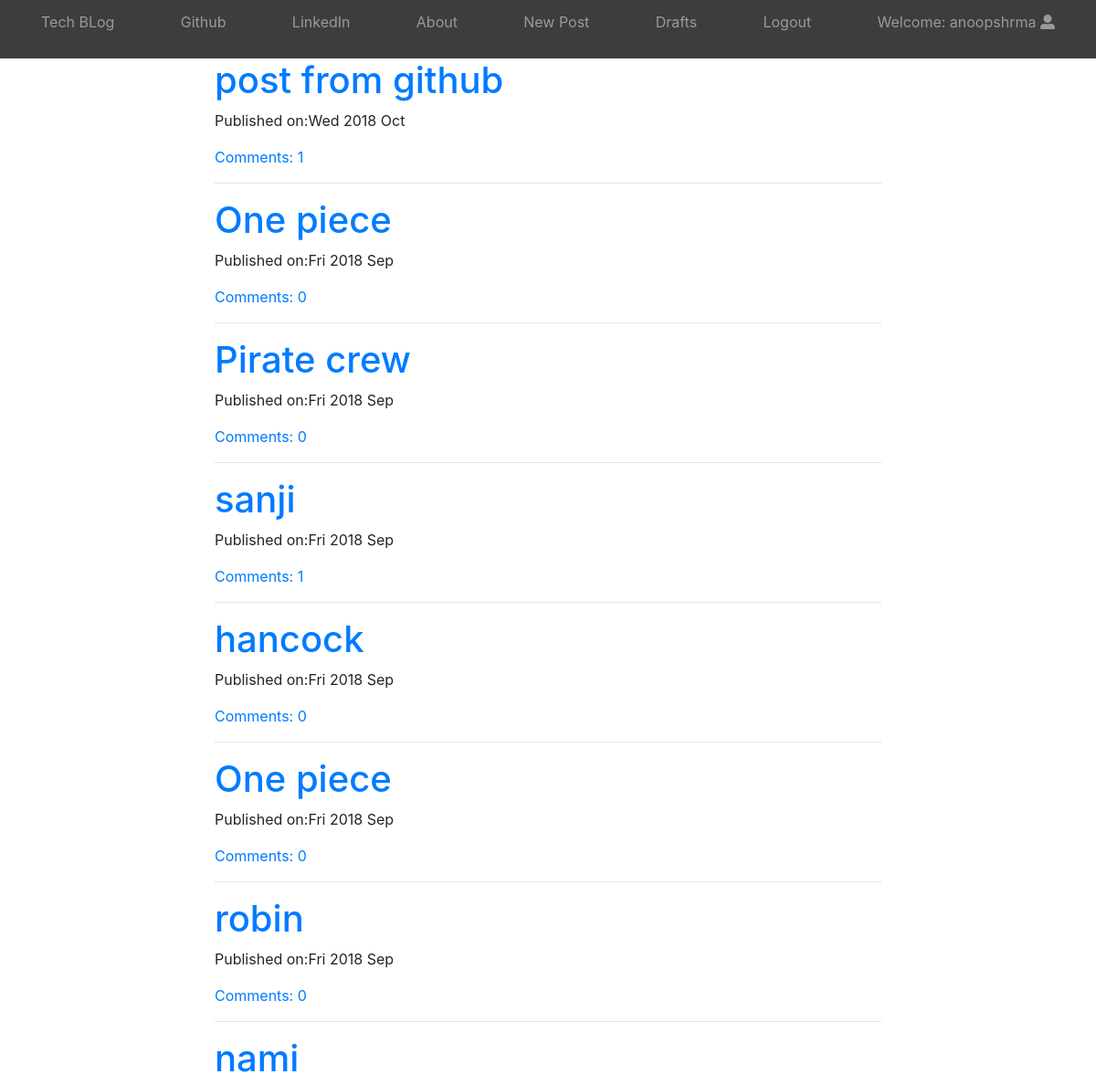
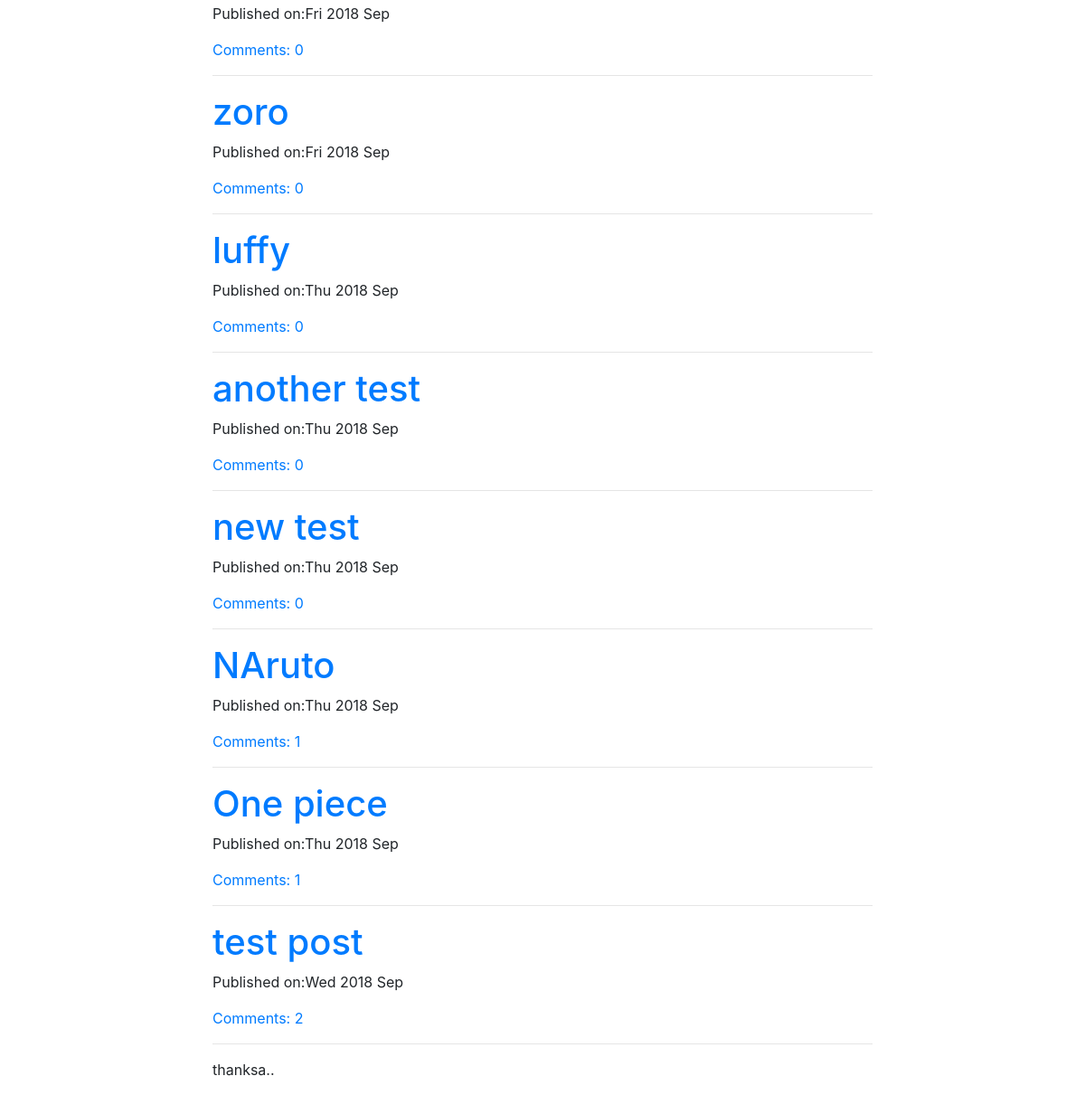
The page / (signed in) on the database its author committed (2 pictures, top to bottom).
### blog/models.py (models this page shows, shortened)
class Post(models.Model):
    author=models.ForeignKey('auth.User')
    title=models.CharField(max_length=200)
    text=models.TextField()
    upload_image=models.ImageField(upload_to='post_pics',blank=True,null=True)
    create_date=models.DateTimeField(default=timezone.now)
    published_date=models.DateTimeField(blank=True,null=True)
    objects=models.Manager()
    def approve_comments(self):
        return self.comments.filter(approved_comment=True)

### blog/views.py (the view)
# urls.py: url(r'^$',views.PostList.as_view(),name='post_list'),
class PostList(LoginRequiredMixin,ListView):
    model=Post
    def get_queryset(self):
        return Post.objects.filter(published_date__lte=timezone.now()).order_by('-published_date')

### blog/templates/blog/post_list.html (shortened to what this page needs)
{%extends 'blog/base.html'%}
{%block body_block%}
<div class="centerstage">
    {%for post in post_list%}
    <div class="postt">
        <h1><a href="{%url 'blog:post_detail' pk=post.pk%}" class='loader'>{{post.title}}</a></h1>
        <div class="date">
            <p>Published on:{{post.published_date|date:'D Y M'}}</p>
        </div>
        <a href="{%url 'blog:post_detail' pk=post.pk%}">Comments: {{post.approve_comments.count}}        </a>
        <hr>
    </div>
    {%endfor%}
</div>
<p>thanksa..</p>
{%endblock%}

### blog/templates/blog/base.html (shortened to what this page needs)
<!DOCTYPE html>
{%load static%}
{%load humanize%}
<html lang="en">
<head>
    <link rel="stylesheet" href="https://stackpath.bootstrapcdn.com/bootstrap/4.1.3/css/bootstrap.min.css">
    <link rel="stylesheet" href="//cdn.jsdelivr.net/npm/medium-editor@latest/dist/css/medium-editor.min.css" type="text/css" media="screen" charset="utf-8">
     <link rel="stylesheet" href="{%static 'css/blog.css'%}">
    <link rel="stylesheet" href="https://use.fontawesome.com/releases/v5.3.1/css/all.css">
</head>
<body >
    <nav class="site-header sticky-top py-1">
        <div class="container d-flex flex-column flex-md-row justify-content-between">
          <a class="py-2" href="{%url 'blog:post_list' %}">
            Tech BLog
          </a>
          <a class="py-2 d-none d-md-inline-block" href="www.github.com">Github</a>
          <a class="py-2 d-none d-md-inline-block" href="www.linkedin.com">LinkedIn</a>
          <a class="py-2 d-none d-md-inline-block" href="{%url 'blog:about'%}">About</a>
          {%if user.is_authenticated%}
          <a class="py-2 d-none d-md-inline-block" href="{%url 'blog:post_new'%}"> New Post </a>
          <a class="py-2 d-none d-md-inline-block" href="{%url 'blog:post_draft'%}"> Drafts </a>
          <a class="py-2 d-none d-md-inline-block" href="{%url 'logout'%}">Logout</a>
          <p class='user-header py-2 d-none d-md-inline-block'>Welcome: {{user.username}} <i class='fas fa-user-alt'></i></p>
          {%else%}
          <a class='nav navbar-right py-2 d-none d-md-inline-block' href="{%url 'login' %}"><i class='fas fa-user-alt'></i></a>
          {%endif%}
        </div>
      </nav>
  <div class="container content">
    <div class="row">
      <div class="col-md-2"></div>
      <div class="col-md-8">
        <div class="blog_posts">
            {%block body_block%}
            {%endblock%}
        </div>
      </div>
      <div class="col-md-2"></div>
    </div>
  </div>
</body>
</html>

### blog/static/css/blog.css (style rules this page uses)
.site-header { background-color: rgba(0, 0, 0, .76); -webkit-backdrop-filter: saturate(180%) blur(20px); backdrop-filter: saturate(180%) blur(20px); }
.site-header a { color: #999; transition: ease-in-out color .15s; }
.user-header { color: #999; transition: ease-in-out color .15s; }
.centerstage { margin-right: auto; margin-left:auto; }
.loader { filter:hue-rotate(0deg); color:linear-gradient(45deg,#0f8,#08f); animation:hue 10000ms infinite linear; }

### rows shown on the page
Post: title "post from github", published_date "Wed 2018 Oct", approve_comments.count "1"
Post: title "One piece", published_date "Fri 2018 Sep", approve_comments.count "0"
Post: title "Pirate crew", published_date "Fri 2018 Sep", approve_comments.count "0"
Post: title "sanji", published_date "Fri 2018 Sep", approve_comments.count "1"
Post: title "hancock", published_date "Fri 2018 Sep", approve_comments.count "0"
Post: title "One piece", published_date "Fri 2018 Sep", approve_comments.count "0"
Post: title "robin", published_date "Fri 2018 Sep", approve_comments.count "0"
Post: title "nami", published_date "Fri 2018 Sep", approve_comments.count "0"
Post: title "zoro", published_date "Fri 2018 Sep", approve_comments.count "0"
Post: title "luffy", published_date "Thu 2018 Sep", approve_comments.count "0"
Post: title "another test", published_date "Thu 2018 Sep", approve_comments.count "0"
Post: title "new test", published_date "Thu 2018 Sep", approve_comments.count "0"
Post: title "NAruto", published_date "Thu 2018 Sep", approve_comments.count "1"
Post: title "One piece", published_date "Thu 2018 Sep", approve_comments.count "1"
Post: title "test post", published_date "Wed 2018 Sep", approve_comments.count "2"

### other values the page prints
{{ user.username }} "anoopshrma"
